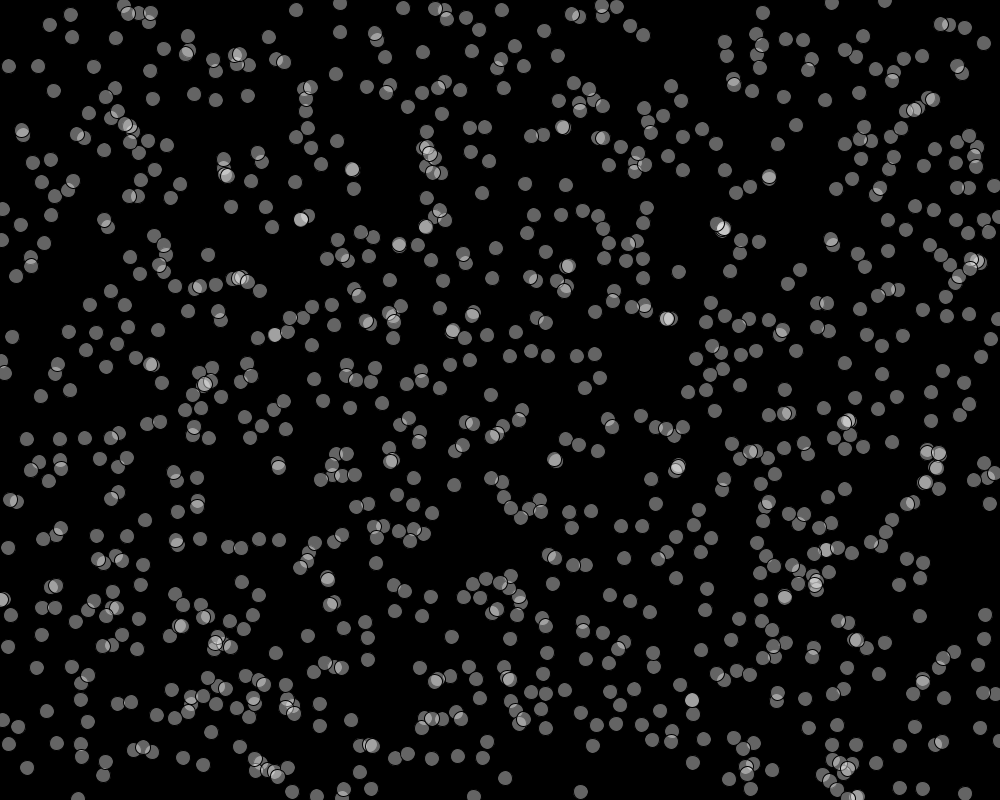
Frame 1 (no input)
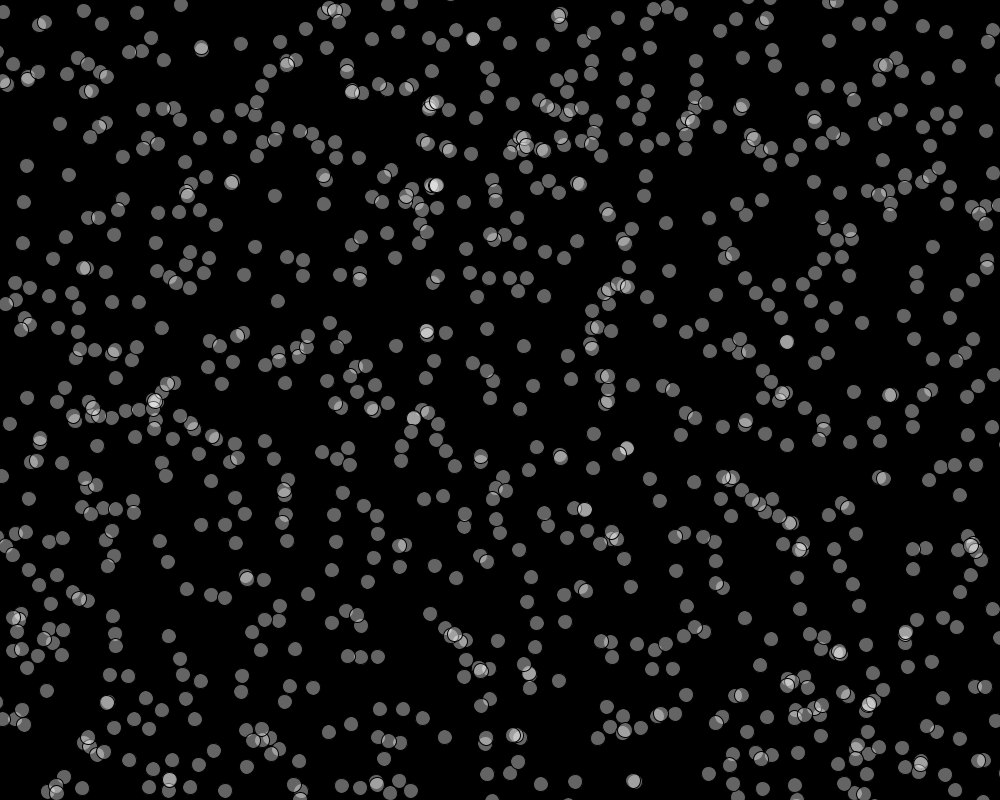
Frame 60 (the mouse pressed at the canvas centre just before this capture)
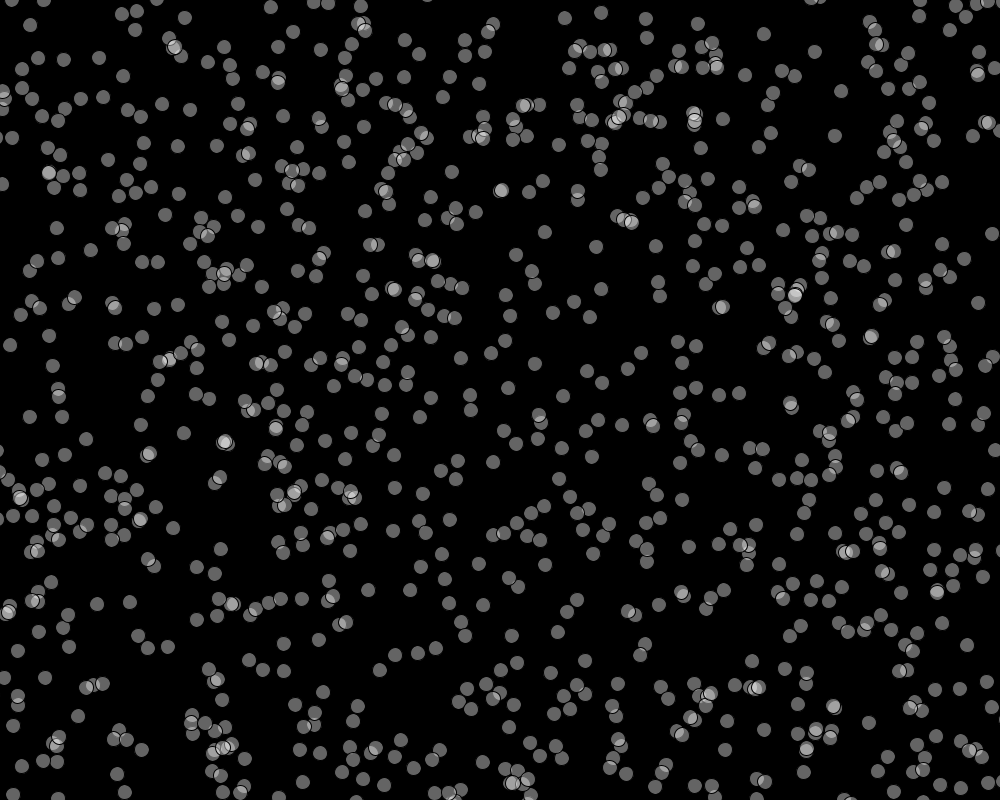
Frame 120 (the mouse held since frame 60 and released just before this capture)

The Processing sketch that drew these frames (run headless with seeded random() and noise(); from frame 60 on, the mouse is pressed at the canvas centre):

// Processing sketch: F_lotsofcircles
// ── F_lotsofcircles.pde

int NUMCIRCLES = 1000;

float[] thex = new float[NUMCIRCLES];
float[] they = new float[NUMCIRCLES];
float[] v = new float[NUMCIRCLES];
float[] t = new float[NUMCIRCLES];

int i; // THE GREAT COUNTER VARIABLE

float dia = 15;

float decay = 0.99;

void setup()
{
  size(1000, 800);
  background(0);

  for (i = 0; i < NUMCIRCLES; i++)
  {
    thex[i] = random(0, width);
    they[i] = random(0, height);

    v[i] = random(5, 20); // random velocity
    t[i] = random(0, TWO_PI); // random angle
  }
}

void draw()
{
  background(0);
  fill(255, 100);
  
  float mj = mouseJam();
  mj = map(mj, 0, 50, 0., 1.);

  for (i = 0; i<NUMCIRCLES; i++)
  {
    ellipse(thex[i], they[i], dia, dia);

    thex[i] = thex[i]+v[i]*cos(t[i]);
    they[i] = they[i]+v[i]*sin(t[i]);

    if (thex[i]>width) t[i] = PI - t[i];
    if (thex[i]<0) t[i] = PI - t[i];
    if (they[i]>height) t[i] = TWO_PI - t[i];
    if (they[i]<0) t[i] = TWO_PI - t[i];
    
    v[i]*=decay;
    v[i]+=mj;
   
    
  }
}

void keyPressed()
{
  for (i = 0; i < NUMCIRCLES; i++)
  {
    thex[i] = random(0, width);
    they[i] = random(0, height);

    v[i] = random(5, 20); // random velocity
    t[i] = random(0, TWO_PI); // random angle
  }
}

float mouseJam()
{
   return(sqrt((pmouseX-mouseX)*(pmouseX-mouseX) + (pmouseY-mouseY)*(pmouseY-mouseY)));
}
